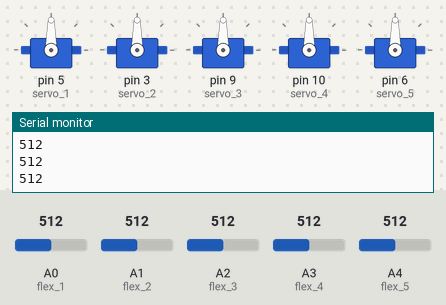
A sketch run on a simulated Arduino Uno, built with avr-gcc and run on an emulated ATmega328P. Shown: 5 × servo, the last lines printed to the serial monitor. The inputs (shaded band) are chosen by the test bench; at power-on: A0 (flex_1) = 512, A1 (flex_2) = 512, A2 (flex_3) = 512, A3 (flex_4) = 512, A4 (flex_5) = 512.

Above: at 1.2 s.
1.3 s: A0 (flex_1) set to 716
At 2.4 s:
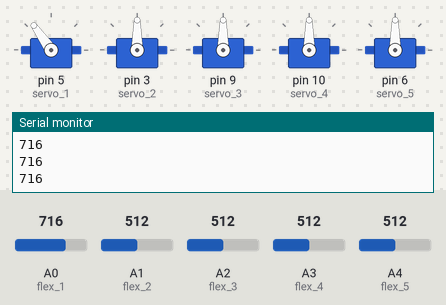
2.8 s: A1 (flex_2) set to 716
At 3.4 s:
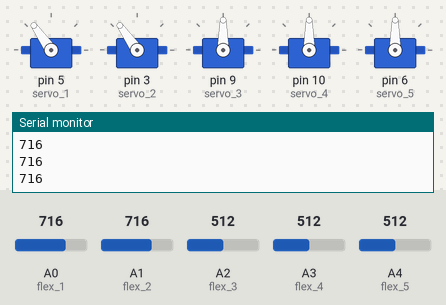
4.3 s: A2 (flex_3) set to 716
At 5.5 s:
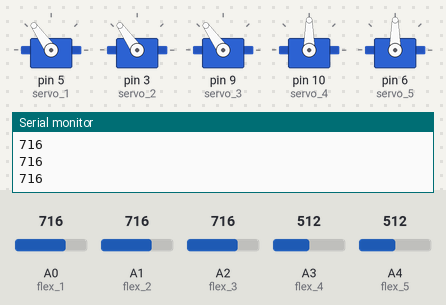
5.8 s: A3 (flex_4) set to 716
At 6.9 s:
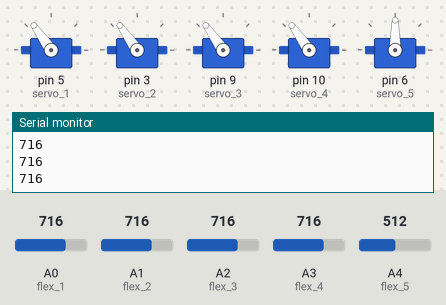
7.3 s: A4 (flex_5) set to 716
At 8.0 s:
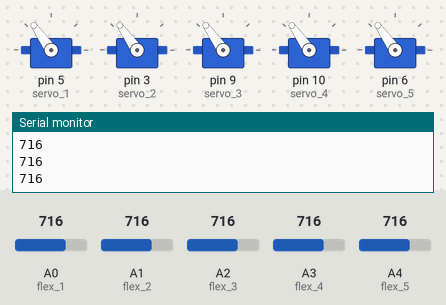
8.8 s: A0 (flex_1) set to 992
At 9.2 s:
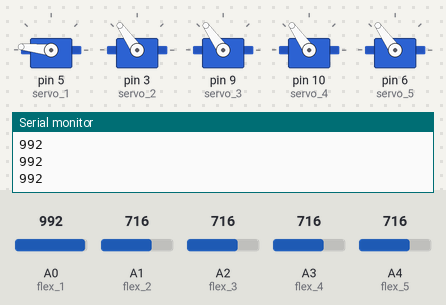
Timing chart, 0 to 11.3 s (numbered marks = the images above; inputs shaded):
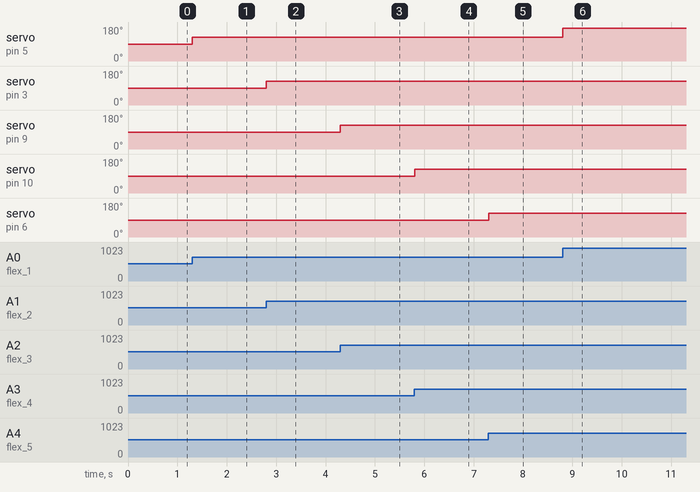

The sketch:

Robot.ino
```cpp
#include <Servo.h> //اضافه کردن کتابخانه

Servo servo_1;   // ساخت شی از کلاس سرو
Servo servo_2;
Servo servo_3;
Servo servo_4;
Servo servo_5;

int flex_1 = 0;  // تعریف پین ورودی سنسور
int flex_2 = 1;
int flex_3 = 2;
int flex_4 = 3;
int flex_5 = 4;

void setup()
{
  Serial.begin(9600);
  servo_1.attach(5);    //تعیین پین سروو
  servo_2.attach(3);
  servo_3.attach(9);
  servo_4.attach(10);
  servo_5.attach(6);

}


void loop()
{


  int flex_1_pos;
  int servo_1_pos;
  flex_1_pos = analogRead(flex_1);

  servo_1_pos = map(flex_1_pos, 0, 1023, 0, 180);
  servo_1.write(servo_1_pos);
  Serial.println(flex_1_pos);
  //1st Finger


  int flex_2_pos;
  int servo_2_pos;
  flex_2_pos = analogRead(flex_2);
  servo_2_pos = map(flex_2_pos, 0, 1023, 0, 180);
  servo_2.write(servo_2_pos);
  // 2st Finger


  //Serial.println(servo_2_pos);


  int flex_3_pos;
  int servo_3_pos;
  flex_3_pos = analogRead(flex_3);
  servo_3_pos = map(flex_3_pos, 0, 1023, 0, 180);
  servo_3.write(servo_3_pos);
  // 3st Finger


  int flex_4_pos;
  int servo_4_pos;
  flex_4_pos = analogRead(flex_4);
  servo_4_pos = map(flex_4_pos, 0, 1023, 0, 180);
  servo_4.write(servo_4_pos);
  // 4st Finger


  int flex_5_pos;
  int servo_5_pos;
  flex_5_pos = analogRead(flex_5);

  servo_5_pos = map(flex_5_pos, 0, 1023, 0, 180);
  servo_5.write(servo_5_pos);
  // 5st Finger


}
```

Measured:
- after the input at 1.3 s, servo on pin 5 (servo_1): 90° → 125° at once
- after the input at 2.8 s, servo on pin 3 (servo_2): 90° → 125° at once
- after the input at 4.3 s, servo on pin 9 (servo_3): 90° → 125° at once
- after the input at 5.8 s, servo on pin 10 (servo_4): 90° → 125° at once
- after the input at 7.3 s, servo on pin 6 (servo_5): 90° → 125° at once
- after the input at 8.8 s, servo on pin 5 (servo_1): 125° → 174° at once
